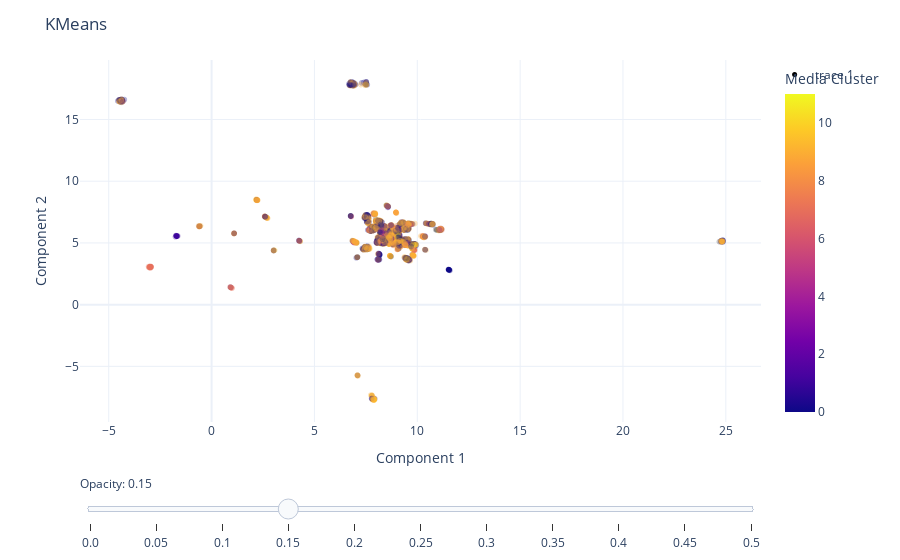

Source (notebook cell):
### Markdown cell above
### n dimensions

### Code cell
# Plot the training points
fig = px.scatter(
    data_frame = train_df,
    x = "Component 1",
    y = "Component 2", # Change components to visualize each of the 30 dimensions
    color = "Media Cluster",
    hover_data = ["taxon_id", "Target", "KMeans Cluster"],
    opacity = 0.3
) 

# Add the test points as a scatter trace
fig.add_trace(
    go.Scatter(
        x=test_df["Component 1"],  # x coordinates
        y=test_df["Component 2"],  # y coordinates
        mode='markers',
        marker=dict(
            color='black',  
            size=5,  
            opacity=1.0 
        ),
        text=test_df["taxon_id"]  # marker hover text
    )
)

# Opacity slider
steps = []
for i in range(11):  # 0 to 1 in steps of 0.1
    step = dict(
        method="restyle",
        args=[{"marker.opacity": [i/20]}, [0]],  # Adjust opacity of the first trace only
        label=str(i/20)
    )
    steps.append(step)
sliders = [dict(
    active=3,  # initial value corresponding to opacity=0.3
    currentvalue={"prefix": "Opacity: "},
    pad={"t": 50},
    steps=steps
)]

fig.update_layout(
    sliders=sliders,
    title="KMeans",
    template="plotly_white",
)

fig.show()

### Figure 1 — Plotly figure (JSON) as saved in the notebook; plotly's stock layout.template omitted (floating-point values rounded to 4 significant figures; data arrays with more than 128 entries replaced by an {"elided": "..."} marker saying what was removed)
{"data": [{"customdata": {"elided": "8464x3 mixed values"}, "hovertemplate": "Component 1=%{x}<br>Component 2=%{y}<br>taxon_id=%{customdata[0]}<br>Target=%{customdata[1]}<br>KMeans Cluster=%{customdata[2]}<br>Media Cluster=%{marker.color}<extra></extra>", "legendgroup": "", "marker": {"color": {"elided": "8464 int values"}, "coloraxis": "coloraxis", "opacity": 0.3, "symbol": "circle"}, "mode": "markers", "name": "", "showlegend": false, "type": "scattergl", "x": {"elided": "8464 float values"}, "xaxis": "x", "y": {"elided": "8464 float values"}, "yaxis": "y"}, {"marker": {"color": "black", "opacity": 1, "size": 5}, "mode": "markers", "text": {"elided": "247 str values"}, "type": "scatter", "x": {"elided": "247 float values"}, "y": {"elided": "247 float values"}}], "layout": {"coloraxis": {"colorbar": {"title": {"text": "Media Cluster"}}, "colorscale": [[0, "#0d0887"], [0.1111, "#46039f"], [0.2222, "#7201a8"], [0.3333, "#9c179e"], [0.4444, "#bd3786"], [0.5556, "#d8576b"], [0.6667, "#ed7953"], [0.7778, "#fb9f3a"], [0.8889, "#fdca26"], [1, "#f0f921"]]}, "legend": {"tracegroupgap": 0}, "margin": {"t": 60}, "sliders": [{"active": 3, "currentvalue": {"prefix": "Opacity: "}, "pad": {"t": 50}, "steps": [{"args": [{"marker.opacity": [0]}, [0]], "label": "0.0", "method": "restyle"}, {"args": [{"marker.opacity": [0.05]}, [0]], "label": "0.05", "method": "restyle"}, {"args": [{"marker.opacity": [0.1]}, [0]], "label": "0.1", "method": "restyle"}, {"args": [{"marker.opacity": [0.15]}, [0]], "label": "0.15", "method": "restyle"}, {"args": [{"marker.opacity": [0.2]}, [0]], "label": "0.2", "method": "restyle"}, {"args": [{"marker.opacity": [0.25]}, [0]], "label": "0.25", "method": "restyle"}, {"args": [{"marker.opacity": [0.3]}, [0]], "label": "0.3", "method": "restyle"}, {"args": [{"marker.opacity": [0.35]}, [0]], "label": "0.35", "method": "restyle"}, {"args": [{"marker.opacity": [0.4]}, [0]], "label": "0.4", "method": "restyle"}, {"args": [{"marker.opacity": [0.45]}, [0]], "label": "0.45", "method": "restyle"}, {"args": [{"marker.opacity": [0.5]}, [0]], "label": "0.5", "method": "restyle"}]}], "title": {"text": "KMeans"}, "xaxis": {"anchor": "y", "domain": [0, 1], "title": {"text": "Component 1"}}, "yaxis": {"anchor": "x", "domain": [0, 1], "title": {"text": "Component 2"}}}}
